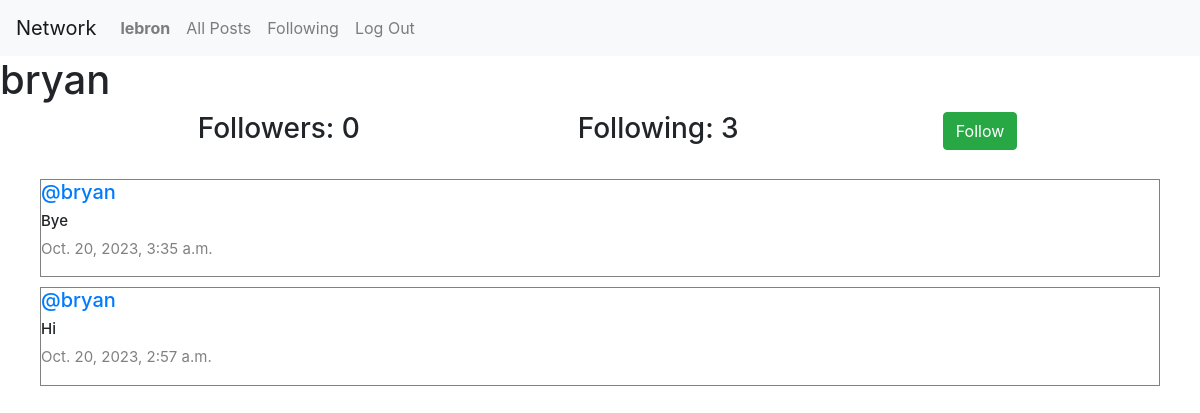
The app's page /profile/1 (signed in) with its own data.
### network/models.py (models this page shows, shortened)
class User(AbstractUser):
    pass

class Post(models.Model):
    content = models.CharField(max_length=140)
    user = models.ForeignKey(User, on_delete=models.CASCADE, related_name="author")
    date = models.DateTimeField(auto_now_add=True)

### network/views.py (the view)
# urls.py: path("profile/<int:user_id>", views.profile, name="profile"),
def profile(request, user_id):
    user = User.objects.get(pk=user_id)
    all_posts = Post.objects.filter(user=user).order_by("id").reverse()
    following = Follow.objects.filter(user_following=user)
    followers = Follow.objects.filter(user_followed=user)
    try:
        check_follow = followers.filter(user=User.objects.get(pk=request.user.id))
        if len(check_follow) == 0:
            is_following = False
        else:
            is_following = True
    except:
        is_following = False
    paginator = Paginator(all_posts, 10)
    page_number = request.GET.get('page')
    posts_of_the_page = paginator.get_page(page_number)
    return render(request, "network/profile.html", {
        "all_posts": all_posts,
        "posts_of_the_page": posts_of_the_page,
        "username": user.username,
        "following": following,
        "followers": followers,
        "is_following": is_following,
        "user_profile": user
    })

### network/templates/network/profile.html (shortened to what this page needs)
{% extends "network/layout.html" %}
{% block body %}
    <h1>{{ username }}</h1>
    <div class="container">
        <div class="row d-flex justify-content-center">
            <h3 class="col-4">Followers: {{ followers.count }}</h3>
            <h3 class="col-4">Following: {{ following.count }}</h3>
            {% if user.is_authenticated %}
                {% if user != user_profile %}
                    {% if is_following %}
                    <form action="{% url 'unfollow' %}" method="post">
                        {% csrf_token %}
                        <input type="hidden" name="user_follow" value="{{ user_profile }}"/>
                        <input class="btn btn-danger" type="submit" value="Unfollow"/>
                    </form>
                    {% else %}
                    <form action="{% url 'follow' %}" method="post">
                        <input class="btn btn-success" type="submit" value="Follow"/>
                    </form>
                    {% endif %}
                {% endif %}
            {% endif %}
        </div>
    </div>
    <div class="all-posts">
        {% for post in posts_of_the_page %}
            <div class="row post">
                <h5 class="username"><a href="{% url 'profile' user_id=post.user.id %}">@{{ post.user }}</a></h5>
                <h6 class="content">{{ post.content }}</h6>
                <p class="date">{{ post.date }}</p>
            </div>
        {% endfor %}
    </div>
{% endblock %}

### network/templates/network/layout.html (shortened to what this page needs)
{% load static %}
<!DOCTYPE html>
<html lang="en">
    <head>
        <link rel="stylesheet" href="https://stackpath.bootstrapcdn.com/bootstrap/4.4.1/css/bootstrap.min.css">
        <link href="{% static 'network/styles.css' %}" rel="stylesheet">
    </head>
    <body>
        <nav class="navbar navbar-expand-lg navbar-light bg-light">
            <a class="navbar-brand" href="{% url 'index' %}">Network</a>
            <div>
              <ul class="navbar-nav mr-auto">
                {% if user.is_authenticated %}
                    <li class="nav-item">
                        <a class="nav-link" href="{% url 'profile' user_id=user.id %}"><strong>{{ user.username }}</strong></a>
                    </li>
                {% endif %}
                <li class="nav-item">
                  <a class="nav-link" href="{% url 'index' %}">All Posts</a>
                </li>
                {% if user.is_authenticated %}
                    <li class="nav-item">
                        <a class="nav-link" href="#">Following</a>
                    </li>
                    <li class="nav-item">
                        <a class="nav-link" href="{% url 'logout' %}">Log Out</a>
                    </li>
                {% endif %}
              </ul>
            </div>
          </nav>
        <div class="body">
            {% block body %}
            {% endblock %}
        </div>
    </body>
</html>

### network/static/network/styles.css (style rules this page uses)
.all-posts { display: flex; justify-content: flex-start; flex-direction: column; margin: 20px; }
.post { border: 0.1px solid grey; display: flex; justify-content: center; flex-direction: column; box-sizing: border-box; margin: 5px 20px; }
.content { font-size: 15px; }
.username { font-size: 20px; }
.date { color: grey; font-size: 15px; }

### records on screen
User: username "lebron"
User: username "bryan"
Post: user "bryan", content "Bye", date "Oct. 20, 2023, 3:35 a.m."
Post: user "bryan", content "Hi", date "Oct. 20, 2023, 2:57 a.m."

### other values on screen
{{ followers.count }} "0"
{{ following.count }} "3"
